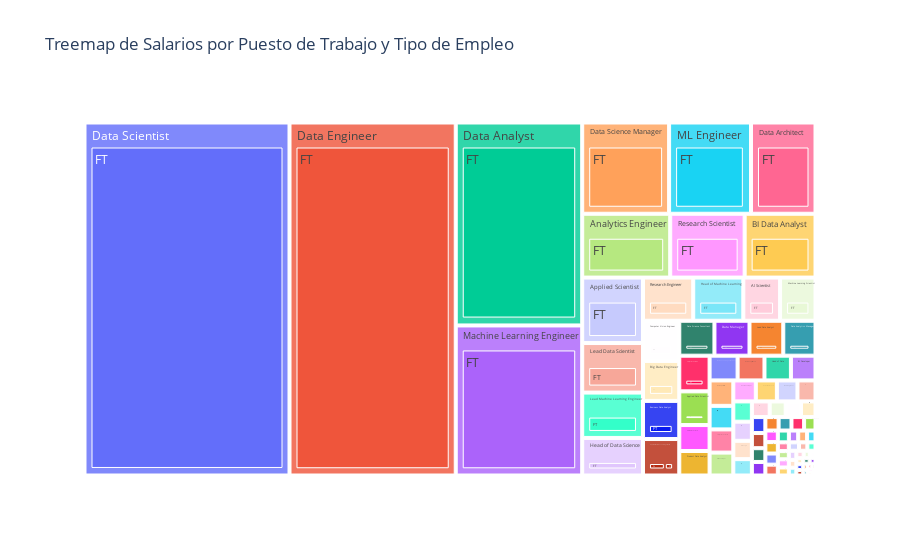

Notebook code for this chart:
### Code cell
fig = px.treemap(df, path=["job_title", "employment_type"], values="salary", title="Treemap de Salarios por Puesto de Trabajo y Tipo de Empleo")
fig.show()

### Figure 1 — Plotly figure (JSON) as saved in the notebook; plotly's stock layout.template omitted (floating-point values rounded to 4 significant figures; data arrays with more than 128 entries replaced by an {"elided": "..."} marker saying what was removed)
{"data": [{"branchvalues": "total", "domain": {"x": [0, 1], "y": [0, 1]}, "hovertemplate": "labels=%{label}<br>salary=%{value}<br>parent=%{parent}<br>id=%{id}<extra></extra>", "ids": {"elided": "212 str values"}, "labels": {"elided": "212 str values"}, "name": "", "parents": {"elided": "212 str values"}, "type": "treemap", "values": {"elided": "212 int values"}}], "layout": {"legend": {"tracegroupgap": 0}, "title": {"text": "Treemap de Salarios por Puesto de Trabajo y Tipo de Empleo"}}}
